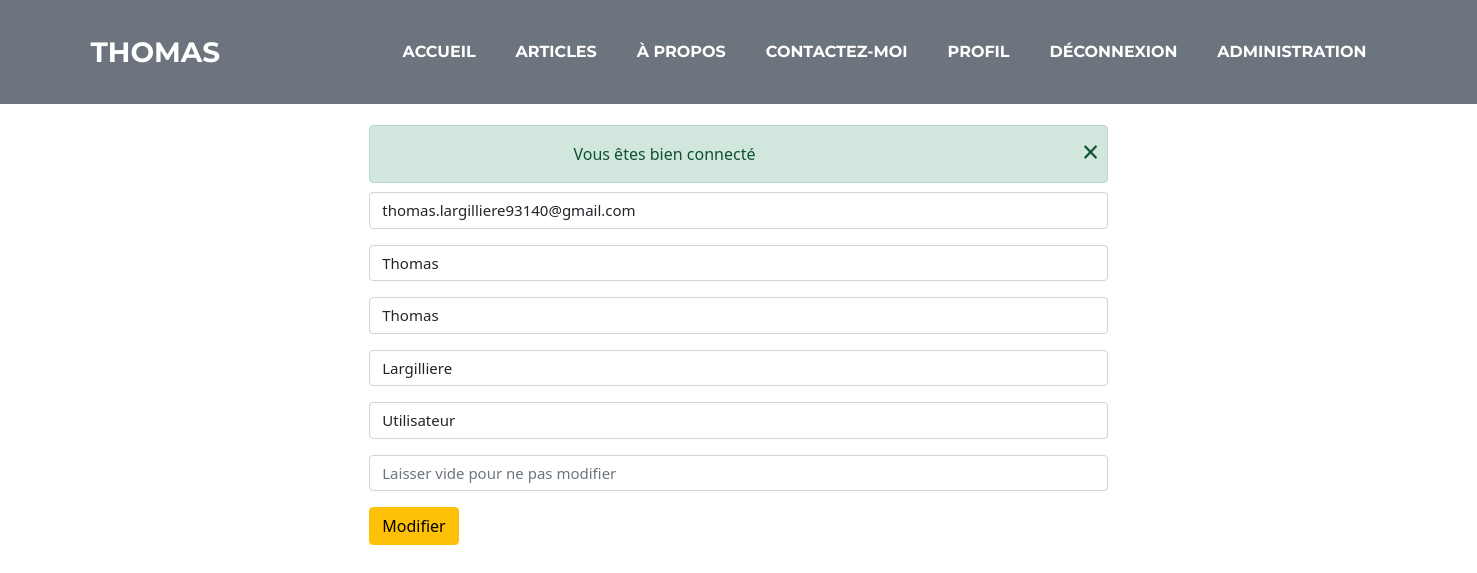
Page /index.php?action=administration&task=updateUser&id=6 (signed in) on the committed database.
### tables this page shows
CREATE TABLE `user` (
  `id` int(5) NOT NULL,
  `email` varchar(255) NOT NULL,
  `pseudo` varchar(255) NOT NULL,
  `password` varchar(255) NOT NULL,
  `first_name` varchar(255) NOT NULL,
  `name` varchar(255) NOT NULL,
  `image` varchar(255) DEFAULT NULL,
  `id_role` int(5) NOT NULL DEFAULT 1
);

CREATE TABLE `role` (
  `id` int(5) NOT NULL,
  `label` varchar(255) NOT NULL,
  `is_admin` tinyint(1) NOT NULL
);

### libraries/Renderer.php (called while the page is built, shortened)
<?php
class Renderer
{
    public static function render(string $path, array $variables = [])
    {
        extract($variables);
        require('views/' . $path . '.php');
        require('views/template.php');
    }
}

### libraries/controllers/Administration.php (called while the page is built, shortened)
<?php
class Administration
{
    public function updateUser()
    {
        $userModel = new \Models\User();
        $id_user = null;
        if (!empty($_GET['id'])){
            $id_user = $_GET['id'];
        }
        $roleModel = new \Models\Role();
        $user = $userModel->find($id_user);
        $roles = $roleModel->findAll();
        \Renderer::render('updateUser', compact('pageTitle', 'user', 'roles'));
    }
}

### libraries/Application.php (called while the page is built, shortened)
<?php
class Application
{
    public static function process()
    {
        $task = "index";
        if (!empty($_GET['task'])){
            $task = $_GET['task'];
        }
        $controller = new $controllerName();
        $controller->$task();
    }
}

### index.php (called while the page is built, shortened)
<?php
require_once('libraries/autoload.php');
\Application::process();

### libraries/autoload.php (called while the page is built, shortened)
<?php
spl_autoload_register(function($className){
    $className = str_replace("\\", "/", $className);
});

### libraries/Database.php (called while the page is built)
<?php
class Database
{
    private static $instance = null;
    public static function getPdo(): PDO
    {
        if (self::$instance === null)
        {
            self::$instance = new PDO('mysql:host=localhost;dbname=blog;charset=utf8', 'root', '', [
                PDO::ATTR_ERRMODE => PDO::ERRMODE_EXCEPTION,
                PDO::ATTR_DEFAULT_FETCH_MODE => PDO::FETCH_ASSOC
            ]);
        }
        return self::$instance;
    }
}

### libraries/models/Model.php (called while the page is built, shortened)
<?php
abstract class Model
{
    protected $pdo;
    protected $table;
    public function __construct()
    {
        $this->pdo = \Database::getPdo();
    }
    public function findAll(?string $order = ""): array
    {
        $sql = "SELECT * FROM {$this->table}";
        $resultats = $this->pdo->query($sql);
        $articles = $resultats->fetchAll();
        return $articles;
    }
    public function find(int $id)
    {
        $query = $this->pdo->prepare("SELECT * FROM {$this->table} WHERE id = :id");
        $query->execute(['id' => $id]);
        $item = $query->fetch();
        return $item;
    }
}

### views/updateUser.php (the view, shortened to what this page needs)
<div class="col-lg-6 offset-lg-3 col-10 offset-1 content-height">
    <h1>Modifier un utilisateur</h1>
    <form method="POST" action="index.php?action=user&task=update&id=<?= $user['id']; ?>">
        <div class="form-group mt-3">
            <input type="email" class="form-control" name="email" value="<?= $user['email']; ?>">
        </div>
        <div class="form-group mt-3">
            <input type="text" class="form-control" name="pseudo" value="<?= $user['pseudo']; ?>">
        </div>
        <div class="form-group mt-3">
            <input type="text" class="form-control" name="first_name" value="<?= $user['first_name']; ?>">
        </div>
        <div class="form-group mt-3">
            <input type="text" class="form-control" name="name" value="<?= $user['name']; ?>">
        </div>
        <div class="form-group mt-3">
            <select class="form-control" name="role">
                <?php foreach ($roles as $role){ ?>
                    <option value='<?php echo $role['id']; ?>' <?php if($role['id'] == $user['id_role']){ echo 'selected'; } ?> ><?= $role['label']; ?></option>
                <?php } ?>
            </select>
        </div>
        <div class="form-group mt-3">
            <input type="text" class="form-control" name="password" placeholder="Laisser vide pour ne pas modifier">
        </div>
        <button type="submit" class="btn btn-warning mt-3">Modifier</button>
    </form>
</div>
<?php require('template.php'); ?>

### public/css/style.css (style rules this page uses)
.content-height { padding-top: 8rem; }
.form-control { font-size: 15px !important; }

### rows in the picture
user: email "thomas.largilliere93140@gmail.com", pseudo "Thomas", first_name "Thomas", name "Largilliere", role "Utilisateur"

### other values in the picture
$msgContent "Vous êtes bien connecté"
